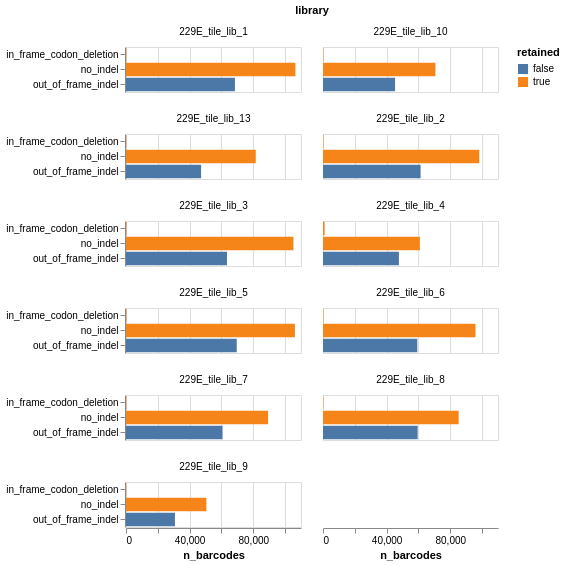

Source (notebook cell):
### Markdown cell above
## Write consensus sequences to barcode-variant lookup tables for subsequent use
We filter any consensus sequences with indels that are not in-frame codon-length deletions (so filtering out-of-frame indels), and then write the remaining sequences to barcode-variant lookup tables for later use:

### Code cell
# annotate with information on mutation types
consensus = alignparse.consensus.add_mut_info_cols(
    consensus,
    mutation_col="gene_mutations",
    sub_str_col="substitutions",
    n_indel_col="n_indels",
)

# plot summary stats
stats = (
    consensus.assign(
        out_of_frame_indel=lambda x: x["n_indels"] > 0,
        in_frame_codon_deletion=lambda x: (
            (~x["out_of_frame_indel"]) & (x["substitutions"].str.contains("-"))
        ),
        no_indel=lambda x: (~x["out_of_frame_indel"]) & (~x["in_frame_codon_deletion"]),
    )[["library", "out_of_frame_indel", "in_frame_codon_deletion", "no_indel"]]
    .groupby("library", as_index=False)
    .aggregate("sum")
    .melt(
        id_vars="library",
        var_name="category",
        value_name="n_barcodes",
    )
    .assign(retained=lambda x: x["category"] != "out_of_frame_indel")
)
stats_chart = (
    alt.Chart(stats)
    .encode(
        x=alt.X("n_barcodes"),
        y=alt.Y("category", title=None),
        color=alt.Color("retained"),
        tooltip=stats.columns.tolist(),
        facet=alt.Facet("library", columns=2),
    )
    .mark_bar()
    .properties(width=175, height=45)
)
display(stats_chart)

# write to file
consensus = consensus.query("n_indels == 0")
nt_variants = path_prefix + "results/variants/nt_variants.csv"
os.makedirs(os.path.dirname(nt_variants), exist_ok=True)
_ = consensus.to_csv(
    consensus[["library", "barcode", "substitutions", "variant_call_support"]].to_csv(
        nt_variants,
        index=False,
    )
)

### Figure 1 — Vega-Lite specification as saved in the notebook (floating-point values rounded to 4 significant figures)
{"config": {"view": {"continuousWidth": 300, "continuousHeight": 300}}, "data": {"name": "data-2cb315e27328a774e9d944f245b42835"}, "mark": {"type": "bar"}, "encoding": {"color": {"field": "retained", "type": "nominal"}, "facet": {"columns": 2, "field": "library", "type": "nominal"}, "tooltip": [{"field": "library", "type": "nominal"}, {"field": "category", "type": "nominal"}, {"field": "n_barcodes", "type": "quantitative"}, {"field": "retained", "type": "nominal"}], "x": {"field": "n_barcodes", "type": "quantitative"}, "y": {"field": "category", "title": null, "type": "nominal"}}, "height": 45, "width": 175, "$schema": "https://vega.github.io/schema/vega-lite/v5.15.1.json", "datasets": {"data-2cb315e27328a774e9d944f245b42835": [{"library": "229E_tile_lib_1", "category": "out_of_frame_indel", "n_barcodes": 68468, "retained": false}, {"library": "229E_tile_lib_10", "category": "out_of_frame_indel", "n_barcodes": 45290, "retained": false}, {"library": "229E_tile_lib_13", "category": "out_of_frame_indel", "n_barcodes": 47207, "retained": false}, {"library": "229E_tile_lib_2", "category": "out_of_frame_indel", "n_barcodes": 61340, "retained": false}, {"library": "229E_tile_lib_3", "category": "out_of_frame_indel", "n_barcodes": 63474, "retained": false}, {"library": "229E_tile_lib_4", "category": "out_of_frame_indel", "n_barcodes": 47708, "retained": false}, {"library": "229E_tile_lib_5", "category": "out_of_frame_indel", "n_barcodes": 69603, "retained": false}, {"library": "229E_tile_lib_6", "category": "out_of_frame_indel", "n_barcodes": 59286, "retained": false}, {"library": "229E_tile_lib_7", "category": "out_of_frame_indel", "n_barcodes": 60698, "retained": false}, {"library": "229E_tile_lib_8", "category": "out_of_frame_indel", "n_barcodes": 59504, "retained": false}, {"library": "229E_tile_lib_9", "category": "out_of_frame_indel", "n_barcodes": 30759, "retained": false}, {"library": "229E_tile_lib_1", "category": "in_frame_codon_deletion", "n_barcodes": 259, "retained": true}, {"library": "229E_tile_lib_10", "category": "in_frame_codon_deletion", "n_barcodes": 239, "retained": true}, {"library": "229E_tile_lib_13", "category": "in_frame_codon_deletion", "n_barcodes": 248, "retained": true}, {"library": "229E_tile_lib_2", "category": "in_frame_codon_deletion", "n_barcodes": 299, "retained": true}, {"library": "229E_tile_lib_3", "category": "in_frame_codon_deletion", "n_barcodes": 328, "retained": true}, {"library": "229E_tile_lib_4", "category": "in_frame_codon_deletion", "n_barcodes": 1029, "retained": true}, {"library": "229E_tile_lib_5", "category": "in_frame_codon_deletion", "n_barcodes": 328, "retained": true}, {"library": "229E_tile_lib_6", "category": "in_frame_codon_deletion", "n_barcodes": 285, "retained": true}, {"library": "229E_tile_lib_7", "category": "in_frame_codon_deletion", "n_barcodes": 244, "retained": true}, {"library": "229E_tile_lib_8", "category": "in_frame_codon_deletion", "n_barcodes": 235, "retained": true}, {"library": "229E_tile_lib_9", "category": "in_frame_codon_deletion", "n_barcodes": 154, "retained": true}, {"library": "229E_tile_lib_1", "category": "no_indel", "n_barcodes": 106483, "retained": true}, {"library": "229E_tile_lib_10", "category": "no_indel", "n_barcodes": 70650, "retained": true}, {"library": "229E_tile_lib_13", "category": "no_indel", "n_barcodes": 81566, "retained": true}, {"library": "229E_tile_lib_2", "category": "no_indel", "n_barcodes": 98230, "retained": true}, {"library": "229E_tile_lib_3", "category": "no_indel", "n_barcodes": 105255, "retained": true}, {"library": "229E_tile_lib_4", "category": "no_indel", "n_barcodes": 60906, "retained": true}, {"library": "229E_tile_lib_5", "category": "no_indel", "n_barcodes": 106177, "retained": true}, {"library": "229E_tile_lib_6", "category": "no_indel", "n_barcodes": 95848, "retained": true}, {"library": "229E_tile_lib_7", "category": "no_indel", "n_barcodes": 89313, "retained": true}, {"library": "229E_tile_lib_8", "category": "no_indel", "n_barcodes": 85255, "retained": true}, {"library": "229E_tile_lib_9", "category": "no_indel", "n_barcodes": 50531, "retained": true}]}}
